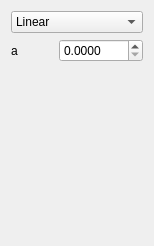
<?xml version="1.0" encoding="UTF-8"?>
<ui version="4.0">
 <class>QtSulfideConsumptionFunctionWidget</class>
 <widget class="QWidget" name="QtSulfideConsumptionFunctionWidget">
  <property name="geometry">
   <rect>
    <x>0</x>
    <y>0</y>
    <width>154</width>
    <height>246</height>
   </rect>
  </property>
  <property name="windowTitle">
   <string>Form</string>
  </property>
  <layout class="QGridLayout" name="gridLayout">
   <item row="0" column="0" colspan="2">
    <widget class="QComboBox" name="box_type">
     <item>
      <property name="text">
       <string>Linear</string>
      </property>
     </item>
    </widget>
   </item>
   <item row="1" column="1">
    <widget class="QDoubleSpinBox" name="box_a">
     <property name="decimals">
      <number>4</number>
     </property>
     <property name="maximum">
      <double>1000.000000000000000</double>
     </property>
     <property name="singleStep">
      <double>0.100000000000000</double>
     </property>
    </widget>
   </item>
   <item row="1" column="0">
    <widget class="QLabel" name="label_a">
     <property name="text">
      <string>a</string>
     </property>
    </widget>
   </item>
   <item row="3" column="0" colspan="2">
    <widget class="QLabel" name="label">
     <property name="text">
      <string/>
     </property>
     <property name="pixmap">
      <pixmap resource="MutualismBreakdowner.qrc">:/pics/LoripesLucinalisSmallest.jpg</pixmap>
     </property>
     <property name="alignment">
      <set>Qt::AlignCenter</set>
     </property>
    </widget>
   </item>
   <item row="2" column="0">
    <spacer name="verticalSpacer">
     <property name="orientation">
      <enum>Qt::Vertical</enum>
     </property>
     <property name="sizeHint" stdset="0">
      <size>
       <width>20</width>
       <height>40</height>
      </size>
     </property>
    </spacer>
   </item>
  </layout>
 </widget>
 <tabstops>
  <tabstop>box_type</tabstop>
  <tabstop>box_a</tabstop>
 </tabstops>
 <resources>
  <include location="MutualismBreakdowner.qrc"/>
 </resources>
 <connections/>
</ui>
